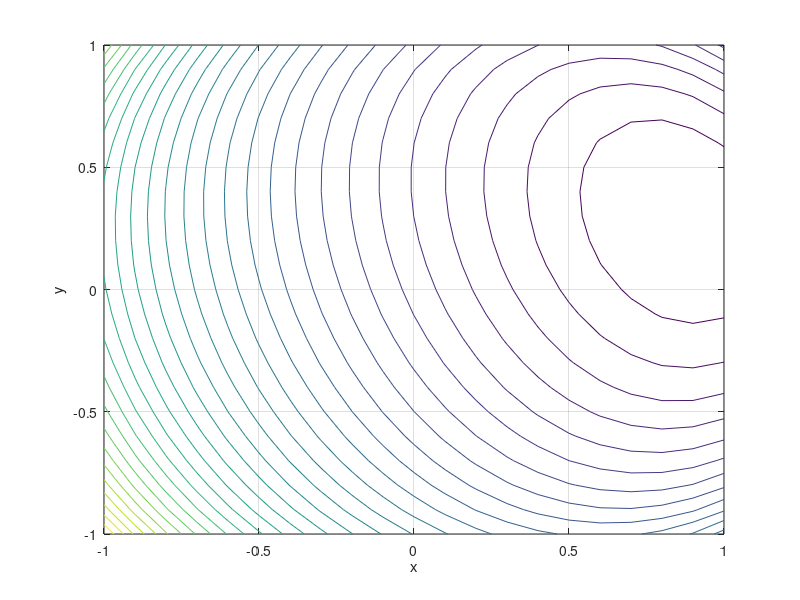

Source code (MATLAB):
% joonestame funktsiooni nivoojooned
[X,Y]=meshgrid(-1:0.1:1,-1:0.1:1);
Z=(X-3).^2+(Y-1).^2+exp(X.^2+Y.^2);
contour(X,Y,Z,30);
xlabel('x')
ylabel('y')
grid on